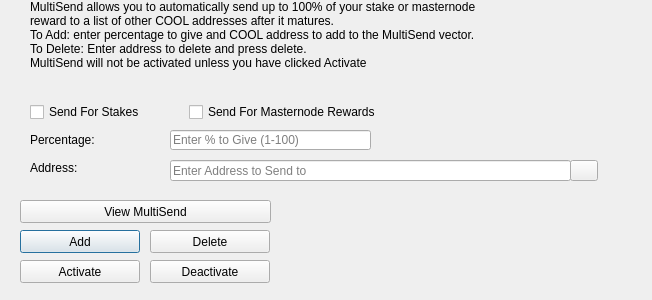
<?xml version="1.0" encoding="UTF-8"?>
<ui version="4.0">
 <class>MultiSendDialog</class>
 <widget class="QDialog" name="MultiSendDialog">
  <property name="windowModality">
   <enum>Qt::NonModal</enum>
  </property>
  <property name="geometry">
   <rect>
    <x>0</x>
    <y>0</y>
    <width>652</width>
    <height>300</height>
   </rect>
  </property>
  <property name="windowTitle">
   <string>MultiSend</string>
  </property>
  <widget class="QLineEdit" name="multiSendPercentEdit">
   <property name="geometry">
    <rect>
     <x>170</x>
     <y>130</y>
     <width>201</width>
     <height>20</height>
    </rect>
   </property>
   <property name="toolTip">
    <string>Enter whole numbers 1 - 100</string>
   </property>
   <property name="placeholderText">
    <string>Enter % to Give (1-100)</string>
   </property>
  </widget>
  <widget class="QLineEdit" name="multiSendAddressEdit">
   <property name="geometry">
    <rect>
     <x>170</x>
     <y>160</y>
     <width>401</width>
     <height>21</height>
    </rect>
   </property>
   <property name="toolTip">
    <string/>
   </property>
   <property name="placeholderText">
    <string>Enter Address to Send to</string>
   </property>
  </widget>
  <widget class="QLabel" name="label_2">
   <property name="geometry">
    <rect>
     <x>30</x>
     <y>0</y>
     <width>451</width>
     <height>121</height>
    </rect>
   </property>
   <property name="lineWidth">
    <number>1</number>
   </property>
   <property name="text">
    <string>MultiSend allows you to automatically send up to 100% of your stake or masternode reward to a list of other COOL addresses after it matures.
To Add: enter percentage to give and COOL address to add to the MultiSend vector.
To Delete: Enter address to delete and press delete.
MultiSend will not be activated unless you have clicked Activate</string>
   </property>
   <property name="alignment">
    <set>Qt::AlignLeading|Qt::AlignLeft|Qt::AlignTop</set>
   </property>
   <property name="wordWrap">
    <bool>true</bool>
   </property>
  </widget>
  <widget class="QLabel" name="message">
   <property name="geometry">
    <rect>
     <x>290</x>
     <y>200</y>
     <width>351</width>
     <height>91</height>
    </rect>
   </property>
   <property name="text">
    <string/>
   </property>
  </widget>
  <widget class="QPushButton" name="addButton">
   <property name="geometry">
    <rect>
     <x>20</x>
     <y>230</y>
     <width>120</width>
     <height>23</height>
    </rect>
   </property>
   <property name="toolTip">
    <string/>
   </property>
   <property name="statusTip">
    <string>Add to MultiSend Vector</string>
   </property>
   <property name="text">
    <string>Add</string>
   </property>
  </widget>
  <widget class="QPushButton" name="disableButton">
   <property name="geometry">
    <rect>
     <x>150</x>
     <y>260</y>
     <width>120</width>
     <height>23</height>
    </rect>
   </property>
   <property name="statusTip">
    <string>Deactivate MultiSend</string>
   </property>
   <property name="text">
    <string>Deactivate</string>
   </property>
  </widget>
  <widget class="QPushButton" name="addressBookButton">
   <property name="geometry">
    <rect>
     <x>570</x>
     <y>160</y>
     <width>28</width>
     <height>21</height>
    </rect>
   </property>
   <property name="toolTip">
    <string>Choose an address from the address book</string>
   </property>
   <property name="text">
    <string/>
   </property>
   <property name="icon">
    <iconset resource="../coolnode.qrc">
     <normaloff>:/icons/address-book</normaloff>:/icons/address-book</iconset>
   </property>
   <property name="shortcut">
    <string>Alt+A</string>
   </property>
   <property name="autoDefault">
    <bool>false</bool>
   </property>
  </widget>
  <widget class="QLabel" name="label">
   <property name="geometry">
    <rect>
     <x>30</x>
     <y>130</y>
     <width>121</width>
     <height>20</height>
    </rect>
   </property>
   <property name="toolTip">
    <string>Percentage of stake to send</string>
   </property>
   <property name="text">
    <string>Percentage:</string>
   </property>
  </widget>
  <widget class="QLabel" name="label_5">
   <property name="geometry">
    <rect>
     <x>30</x>
     <y>160</y>
     <width>111</width>
     <height>16</height>
    </rect>
   </property>
   <property name="toolTip">
    <string>Address to send portion of stake to</string>
   </property>
   <property name="text">
    <string>Address:</string>
   </property>
  </widget>
  <widget class="QPushButton" name="deleteButton">
   <property name="geometry">
    <rect>
     <x>150</x>
     <y>230</y>
     <width>120</width>
     <height>23</height>
    </rect>
   </property>
   <property name="toolTip">
    <string/>
   </property>
   <property name="statusTip">
    <string>Delete Address From MultiSend Vector</string>
   </property>
   <property name="text">
    <string>Delete</string>
   </property>
  </widget>
  <widget class="QPushButton" name="activateButton">
   <property name="geometry">
    <rect>
     <x>20</x>
     <y>260</y>
     <width>120</width>
     <height>23</height>
    </rect>
   </property>
   <property name="statusTip">
    <string>Activate MultiSend</string>
   </property>
   <property name="text">
    <string>Activate</string>
   </property>
  </widget>
  <widget class="QPushButton" name="viewButton">
   <property name="geometry">
    <rect>
     <x>20</x>
     <y>200</y>
     <width>251</width>
     <height>23</height>
    </rect>
   </property>
   <property name="toolTip">
    <string/>
   </property>
   <property name="statusTip">
    <string>View MultiSend Vector</string>
   </property>
   <property name="text">
    <string>View MultiSend</string>
   </property>
  </widget>
  <widget class="QWidget" name="horizontalLayoutWidget">
   <property name="geometry">
    <rect>
     <x>30</x>
     <y>100</y>
     <width>351</width>
     <height>24</height>
    </rect>
   </property>
   <layout class="QHBoxLayout" name="horizontalLayout">
    <item>
     <widget class="QCheckBox" name="multiSendStakeCheckBox">
      <property name="text">
       <string>Send For Stakes</string>
      </property>
     </widget>
    </item>
    <item>
     <widget class="QCheckBox" name="multiSendMasternodeCheckBox">
      <property name="text">
       <string>Send For Masternode Rewards</string>
      </property>
     </widget>
    </item>
   </layout>
  </widget>
 </widget>
 <resources>
  <include location="../coolnode.qrc"/>
 </resources>
 <connections/>
</ui>
